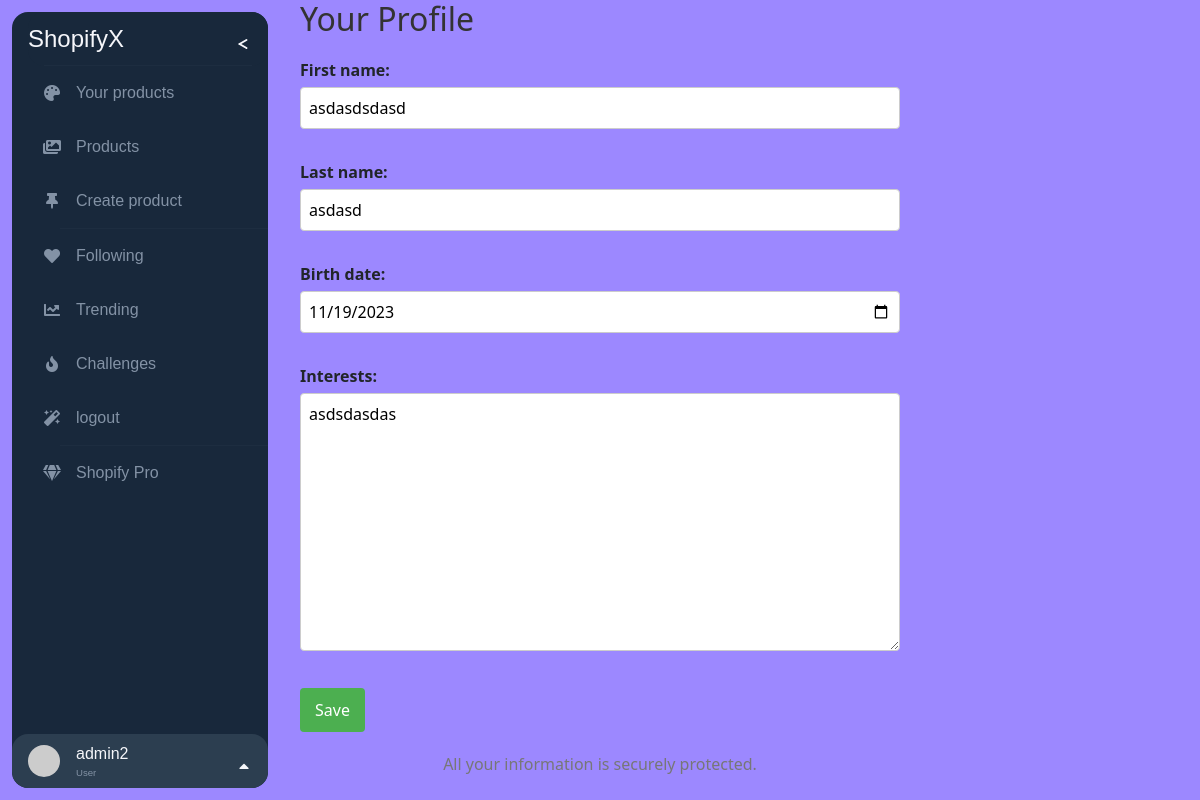
Page /profile/ (signed in) on the earlier database version.
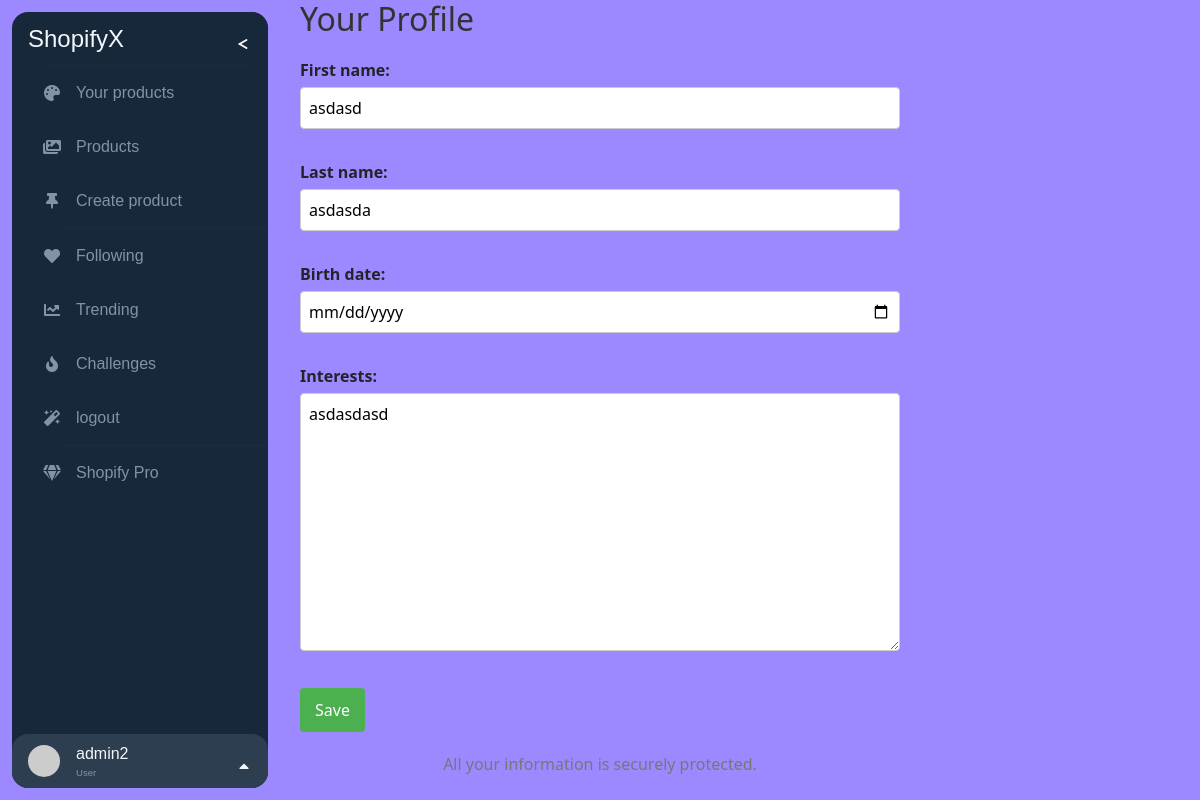
Same page on the later database version.
### Profile/models.py (models this page shows, shortened)
class UserProfile(models.Model):
    user = models.OneToOneField(User, on_delete=models.CASCADE)
    first_name = models.CharField(max_length=50)
    last_name = models.CharField(max_length=50)
    birth_date = models.DateField(null=True, blank=True)
    interests = models.TextField(max_length=100)

### Profile/views.py (the view)
# urls.py: path('', profile, name='profiles'),
@login_required
def profile(request):
    user_profile, created = UserProfile.objects.get_or_create(user=request.user)
    if request.method == 'POST':
        form = UserProfileForm(request.POST, instance=user_profile)
        if form.is_valid():
            form.save()
            return redirect('profile')
    else:
        form = UserProfileForm(instance=user_profile)
        user_status = {
        'is_active': request.user.is_active,
        'is_staff': request.user.is_staff,
        'is_superuser': request.user.is_superuser,
        'username': request.user.username,
        }
        context = {
            'form': form,
            'user_status': user_status,
        }
    return render(request, 'profile/profile.html', context)

### Profile/forms.py
class UserProfileForm(forms.ModelForm):
    class Meta:
        model = UserProfile
        fields = ['first_name', 'last_name', 'birth_date', 'interests']
        widgets = {
            'birth_date': forms.DateInput(attrs={'type': 'date'}),
        }

### Profile/templates/profile/profile.html (shortened to what this page needs)
{% extends 'main/base.html' %}
{% block content %}
  <div class="profile-container">
    <h2>Your Profile</h2>
    <form method="post" class="profile-form">
      {{ form.as_p }}
      <button type="submit" class="save-button">Save</button>
    </form>
    <div class="security-info">
      <p>All your information is securely protected.</p>
    </div>
  </div>
{% endblock %}

Differences in the rows shown:
removed UserProfile: first_name "asdasdsdasd", last_name "asdasd", birth_date "11/19/2023", interests "asdsdasdas"
added UserProfile: first_name "asdasd", last_name "asdasda", interests "asdasdasd"
